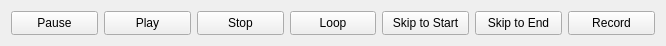
<?xml version="1.0" encoding="UTF-8"?>
<ui version="4.0">
 <class>ControlToolbar</class>
 <widget class="QWidget" name="ControlToolbar">
  <property name="geometry">
   <rect>
    <x>0</x>
    <y>0</y>
    <width>666</width>
    <height>46</height>
   </rect>
  </property>
  <property name="windowTitle">
   <string>Control Toolbar</string>
  </property>
  <layout class="QHBoxLayout" name="horizontalLayout_2">
   <item>
    <layout class="QHBoxLayout" name="horizontalLayout">
     <item>
      <widget class="QPushButton" name="pause">
       <property name="sizePolicy">
        <sizepolicy hsizetype="Expanding" vsizetype="Expanding">
         <horstretch>0</horstretch>
         <verstretch>0</verstretch>
        </sizepolicy>
       </property>
       <property name="text">
        <string>Pause</string>
       </property>
      </widget>
     </item>
     <item>
      <widget class="QPushButton" name="play">
       <property name="sizePolicy">
        <sizepolicy hsizetype="Expanding" vsizetype="Expanding">
         <horstretch>0</horstretch>
         <verstretch>0</verstretch>
        </sizepolicy>
       </property>
       <property name="text">
        <string>Play</string>
       </property>
      </widget>
     </item>
     <item>
      <widget class="QPushButton" name="stop">
       <property name="sizePolicy">
        <sizepolicy hsizetype="Expanding" vsizetype="Expanding">
         <horstretch>0</horstretch>
         <verstretch>0</verstretch>
        </sizepolicy>
       </property>
       <property name="text">
        <string>Stop</string>
       </property>
      </widget>
     </item>
     <item>
      <widget class="QPushButton" name="loop">
       <property name="sizePolicy">
        <sizepolicy hsizetype="Expanding" vsizetype="Expanding">
         <horstretch>0</horstretch>
         <verstretch>0</verstretch>
        </sizepolicy>
       </property>
       <property name="text">
        <string>Loop</string>
       </property>
      </widget>
     </item>
     <item>
      <widget class="QPushButton" name="skipToStart">
       <property name="sizePolicy">
        <sizepolicy hsizetype="Expanding" vsizetype="Expanding">
         <horstretch>0</horstretch>
         <verstretch>0</verstretch>
        </sizepolicy>
       </property>
       <property name="text">
        <string>Skip to Start</string>
       </property>
      </widget>
     </item>
     <item>
      <widget class="QPushButton" name="skipToEnd">
       <property name="sizePolicy">
        <sizepolicy hsizetype="Expanding" vsizetype="Expanding">
         <horstretch>0</horstretch>
         <verstretch>0</verstretch>
        </sizepolicy>
       </property>
       <property name="text">
        <string>Skip to End</string>
       </property>
      </widget>
     </item>
     <item>
      <widget class="QPushButton" name="record">
       <property name="sizePolicy">
        <sizepolicy hsizetype="Expanding" vsizetype="Expanding">
         <horstretch>0</horstretch>
         <verstretch>0</verstretch>
        </sizepolicy>
       </property>
       <property name="text">
        <string>Record</string>
       </property>
      </widget>
     </item>
    </layout>
   </item>
  </layout>
 </widget>
 <resources/>
 <connections/>
</ui>
